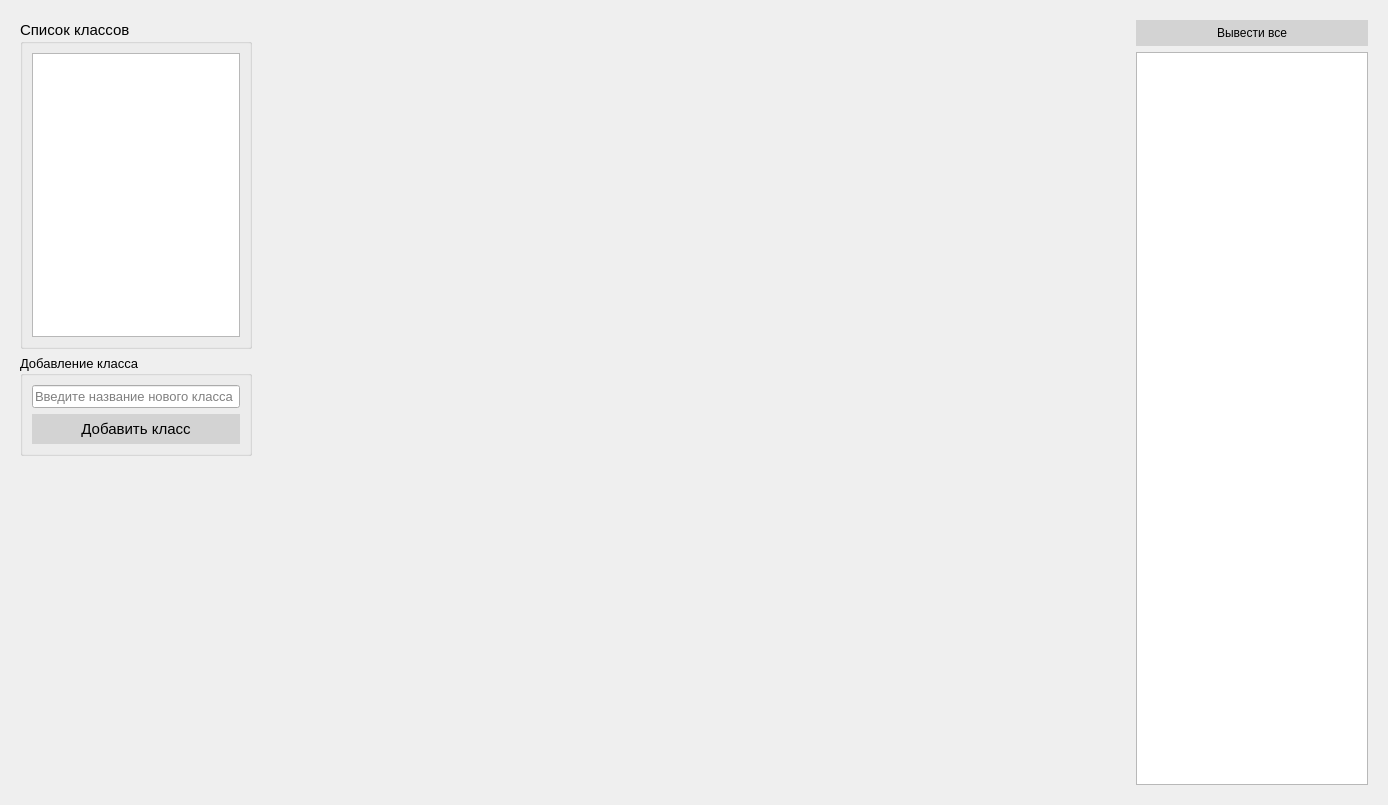
<?xml version="1.0" encoding="UTF-8"?>
<ui version="4.0">
 <class>classes_page_design</class>
 <widget class="QWidget" name="classes_page_design">
  <property name="geometry">
   <rect>
    <x>0</x>
    <y>0</y>
    <width>1388</width>
    <height>805</height>
   </rect>
  </property>
  <property name="windowTitle">
   <string>Форма для аннотации</string>
  </property>
  <property name="styleSheet">
   <string notr="true">QPushButton {
    background-color: lightgray;
    color: black;            
    border: 1px solid lightgray; 
    padding: 5px 0px;    
}

QPushButton:hover {
    background-color: white;
	border: 1px solid blue;
}

QPushButton:pressed {
	background-color: solid lightblue;
	border: 1px solid black;
}</string>
  </property>
  <layout class="QVBoxLayout" name="page_main_layout">
   <item>
    <layout class="QHBoxLayout" name="horizontalLayout">
     <item>
      <widget class="QWidget" name="verticalWidget" native="true">
       <property name="maximumSize">
        <size>
         <width>250</width>
         <height>16777215</height>
        </size>
       </property>
       <layout class="QVBoxLayout" name="verticalLayout_2">
        <item>
         <widget class="QGroupBox" name="groupBox_2">
          <property name="font">
           <font>
            <pointsize>11</pointsize>
           </font>
          </property>
          <property name="title">
           <string>Список классов</string>
          </property>
          <layout class="QVBoxLayout" name="verticalLayout_4">
           <item>
            <widget class="UClassSelectorList" name="list_classes">
             <property name="maximumSize">
              <size>
               <width>16777215</width>
               <height>16777215</height>
              </size>
             </property>
            </widget>
           </item>
          </layout>
         </widget>
        </item>
        <item>
         <widget class="QGroupBox" name="groupBox">
          <property name="font">
           <font>
            <pointsize>10</pointsize>
           </font>
          </property>
          <property name="title">
           <string>Добавление класса</string>
          </property>
          <layout class="QVBoxLayout" name="verticalLayout_3">
           <item>
            <widget class="QLineEdit" name="lineedit_enter_class">
             <property name="font">
              <font>
               <pointsize>10</pointsize>
              </font>
             </property>
             <property name="text">
              <string/>
             </property>
             <property name="placeholderText">
              <string>Введите название нового класса</string>
             </property>
            </widget>
           </item>
           <item>
            <widget class="QPushButton" name="button_add_class">
             <property name="font">
              <font>
               <pointsize>11</pointsize>
              </font>
             </property>
             <property name="text">
              <string>Добавить класс</string>
             </property>
            </widget>
           </item>
          </layout>
         </widget>
        </item>
        <item>
         <spacer name="verticalSpacer">
          <property name="orientation">
           <enum>Qt::Vertical</enum>
          </property>
          <property name="sizeHint" stdset="0">
           <size>
            <width>20</width>
            <height>40</height>
           </size>
          </property>
         </spacer>
        </item>
       </layout>
      </widget>
     </item>
     <item>
      <widget class="UWidgetChart" name="chart_classes" native="true">
       <property name="minimumSize">
        <size>
         <width>0</width>
         <height>600</height>
        </size>
       </property>
      </widget>
     </item>
     <item>
      <widget class="QWidget" name="verticalWidget" native="true">
       <property name="maximumSize">
        <size>
         <width>250</width>
         <height>16777215</height>
        </size>
       </property>
       <layout class="QVBoxLayout" name="verticalLayout">
        <item>
         <widget class="QPushButton" name="button_show_all">
          <property name="text">
           <string>Вывести все</string>
          </property>
         </widget>
        </item>
        <item>
         <widget class="QListWidget" name="list_stat_item">
          <property name="maximumSize">
           <size>
            <width>16777215</width>
            <height>16777215</height>
           </size>
          </property>
         </widget>
        </item>
       </layout>
      </widget>
     </item>
    </layout>
   </item>
  </layout>
 </widget>
 <customwidgets>
  <customwidget>
   <class>UWidgetChart</class>
   <extends>QWidget</extends>
   <header location="global">stats.class_chart</header>
   <container>1</container>
  </customwidget>
  <customwidget>
   <class>UClassSelectorList</class>
   <extends>QListWidget</extends>
   <header location="global">annotation.annotable</header>
  </customwidget>
 </customwidgets>
 <resources/>
 <connections/>
</ui>
